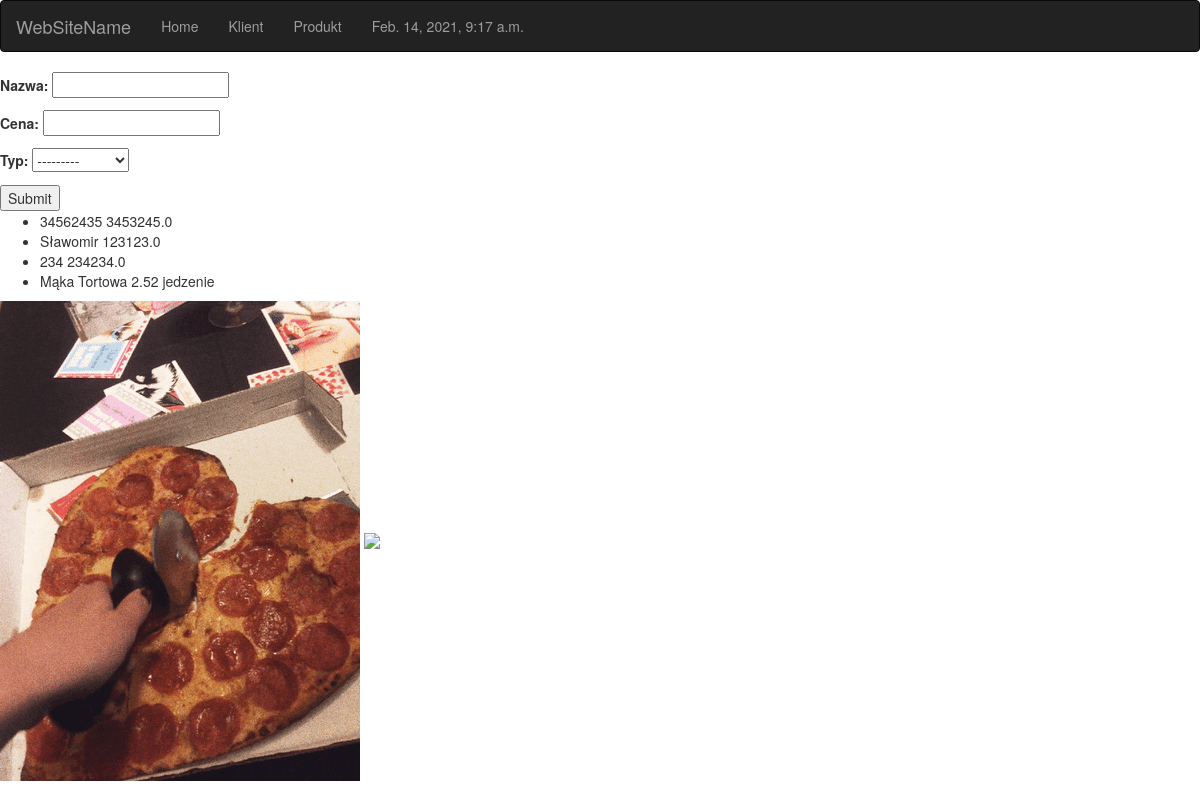
The page /addProduct/ on the database its author committed.
### modliszka/models.py (models this page shows)
class ProductTyp(models.Model):
    name = models.CharField(max_length=30)
    @mark_safe
    def __str__(self):
        return self.name + "<h1> AA</h1>"

class Product(models.Model):
    name = models.CharField(max_length=128)
    price = models.FloatField()
    typ = models.ForeignKey(ProductTyp, on_delete=models.CASCADE, null=True)
    def __str__(self):
        if self.typ is not None:
            typ = self.typ.name
        else:
            typ = ""
        return f"{self.name} {self.price} {typ}"

### modliszka/views.py (the view, shortened to what this page needs)
# urls.py: path("addProduct/", views.AddProductView.as_view(), name='add_product'),
class AddProductView(View):
    def get(self, request):
        form = ProductForm()
        products = Product.objects.all()
        return render(request, 'object_list_view.html', {'form':form, 'objects':products})

### modliszka/forms.py
class ProductForm(forms.Form):
    name = forms.CharField(label='Nazwa')
    price = forms.FloatField(label='Cena', validators=[check_price])
    typ = forms.ModelChoiceField(queryset=ProductTyp.objects.all())

### modliszka/context_processor.py (called while the page is built)
def get_time(request):
    return {'date':datetime.now()}

### templates/object_list_view.html
{% extends 'base.html' %}
{% block content %}
    {% include 'form.html' %}
    {% include 'list_view.html' %}
{% endblock %}

### templates/form.html (shortened to what this page needs)
<form method="post">
    {{ form.as_p }}
    <input type="submit">
</form>

### templates/list_view.html
<ul>
{% for item in objects %}
    <li>{{ item }}</li>
{% endfor %}
</ul>

### rows shown on the page
Product: typ+name+price "34562435 3453245.0"
Product: typ+name+price "Sławomir 123123.0"
Product: typ+name+price "234 234234.0"
Product: typ+name+price "Mąka Tortowa 2.52 jedzenie"
